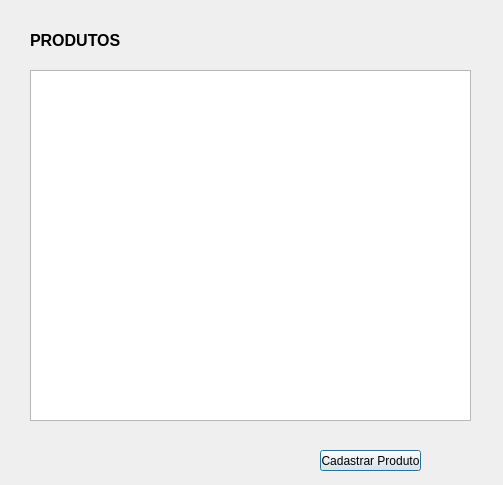
<?xml version="1.0" encoding="UTF-8"?>
<ui version="4.0">
 <class>produto</class>
 <widget class="QDialog" name="produto">
  <property name="geometry">
   <rect>
    <x>0</x>
    <y>0</y>
    <width>503</width>
    <height>485</height>
   </rect>
  </property>
  <property name="windowTitle">
   <string>Dialog</string>
  </property>
  <widget class="QLabel" name="label">
   <property name="geometry">
    <rect>
     <x>30</x>
     <y>30</y>
     <width>101</width>
     <height>21</height>
    </rect>
   </property>
   <property name="text">
    <string>&lt;!DOCTYPE HTML PUBLIC &quot;-//W3C//DTD HTML 4.0//EN&quot; &quot;http://www.w3.org/TR/REC-html40/strict.dtd&quot;&gt;
&lt;html&gt;&lt;head&gt;&lt;meta name=&quot;qrichtext&quot; content=&quot;1&quot; /&gt;&lt;style type=&quot;text/css&quot;&gt;
p, li { white-space: pre-wrap; }
&lt;/style&gt;&lt;/head&gt;&lt;body style=&quot; font-family:'MS Shell Dlg 2'; font-size:8.25pt; font-weight:400; font-style:normal;&quot;&gt;
&lt;p style=&quot; margin-top:0px; margin-bottom:0px; margin-left:0px; margin-right:0px; -qt-block-indent:0; text-indent:0px;&quot;&gt;&lt;span style=&quot; font-size:12pt; font-weight:600;&quot;&gt;PRODUTOS&lt;/span&gt;&lt;/p&gt;&lt;/body&gt;&lt;/html&gt;</string>
   </property>
  </widget>
  <widget class="QTableView" name="tableView_produtos">
   <property name="geometry">
    <rect>
     <x>30</x>
     <y>70</y>
     <width>441</width>
     <height>351</height>
    </rect>
   </property>
  </widget>
  <widget class="QPushButton" name="pushButton_cad_produto">
   <property name="geometry">
    <rect>
     <x>320</x>
     <y>450</y>
     <width>101</width>
     <height>21</height>
    </rect>
   </property>
   <property name="text">
    <string>Cadastrar Produto</string>
   </property>
  </widget>
 </widget>
 <resources/>
 <connections/>
</ui>
